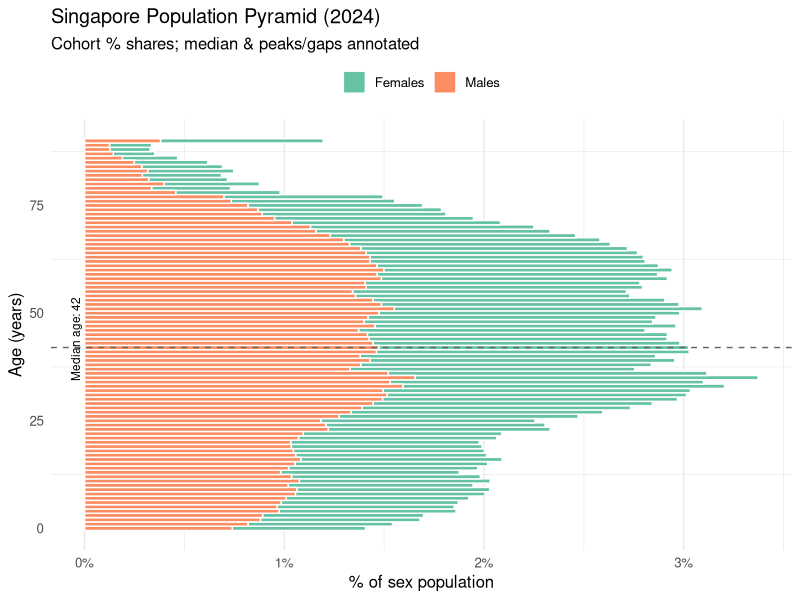
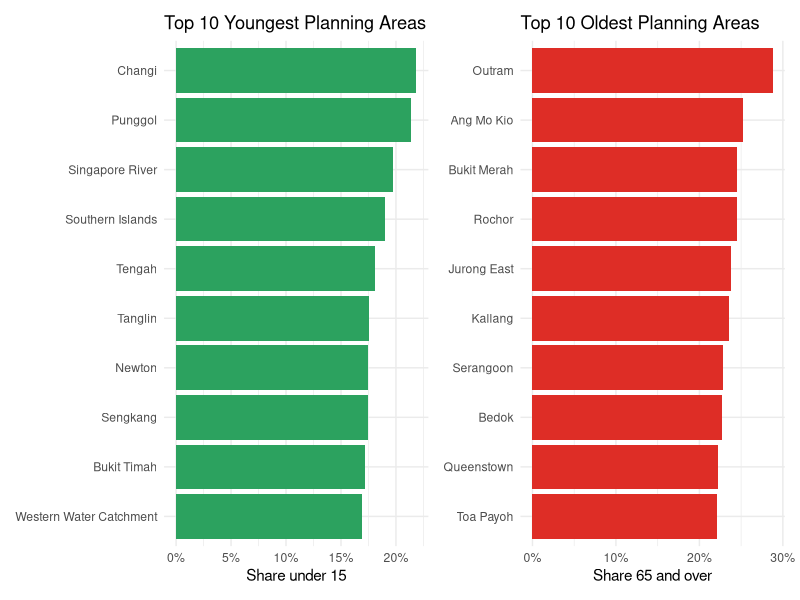
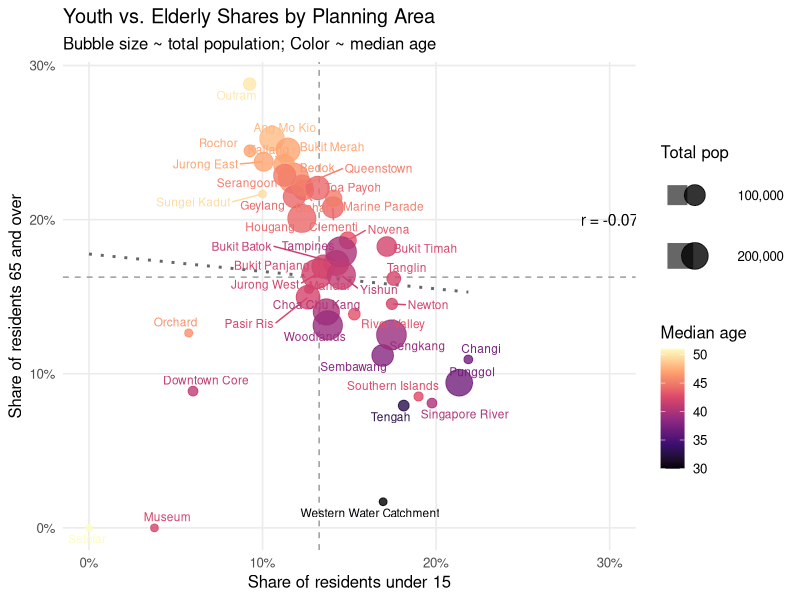

Source code (R) for these figures, in order:
## ---- chunk 1
library(matrixStats)
library(readxl)
library(dplyr)
library(stringr)
library(readr)
library(ggplot2)
library(ggrepel)
library(scales)
library(patchwork)
## ---- chunk 2

# 1. Read in data and drop all “Total” summary rows
df_clean <- read_excel("respopagesex2024e.xlsx") %>%
  filter(
    `Planning Area` != "Total",
    Subzone         != "Total",
    Sex             != "Total"
  ) %>%
  
  # 2. Convert population to numeric
  mutate(
    Population = as.numeric(`2024`),
    
    # 3. Parse Age into a single-year numeric
    Age_numeric = case_when(
      str_detect(Age, regex("under",    ignore_case = TRUE)) ~ 0,
      str_detect(Age, regex("over|and over", ignore_case = TRUE)) ~ parse_number(Age),
      TRUE ~ as.numeric(Age)
    )
  ) %>%
  
  # 4. Remove any rows that failed conversion
  filter(
    !is.na(Population),
    !is.na(Age_numeric)
  )

## ---- chunk 3
# 5. Inspect
glimpse(df_clean)
head(df_clean, 10)
## ---- chunk 4
  
# 1. Build pyramid_df with percentage shares
pyramid_df <- df_clean %>%
  group_by(Sex, Age_numeric) %>%
  summarise(Pop = sum(Population, na.rm=TRUE), .groups="drop") %>%
  group_by(Sex) %>%
  mutate(
    PopPct    = Pop / sum(Pop),
    PopSigned = if_else(Sex=="Male", -PopPct, PopPct),
    PopAbs    = abs(PopSigned)
  ) %>%
  ungroup()
## ---- chunk 5
# 2. Compute weighted median age
med_age <- weightedMedian(df_clean$Age_numeric, w=df_clean$Population)
## ---- chunk 6

# 4. Plot as percent pyramid with annotations
ggplot(pyramid_df, aes(x=Age_numeric, y=PopSigned, fill=Sex)) +
  geom_col(width=1, color="white") +
  
  # median‐age line
  geom_vline(xintercept=med_age, linetype="dashed", color="grey40") +
  annotate("text",
           x = med_age + 2, y = 0,
           label = paste0("Median age: ", med_age),
           angle=90, vjust=-0.5, size=3) +
  
  # percent scales & flip
  scale_y_continuous(labels=percent_format(accuracy=1)) +
  coord_flip() +
  scale_fill_brewer(palette="Set2") +
  
  # labels & theme
  labs(
    title    = "Singapore Population Pyramid (2024)",
    subtitle = "Cohort % shares; median & peaks/gaps annotated",
    x        = "Age (years)",
    y        = "% of sex population",
    fill     = NULL
  ) +
  theme_minimal(base_size=12) +
  theme(
    legend.position    = "top",
    panel.grid.major.y = element_blank()
  )
## ---- chunk 7


# 1. Compute shares by Planning Area
dep_pa <- df_clean %>%
  group_by(`Planning Area`) %>%
  summarise(
    youth_share   = sum(Population[Age_numeric < 15], na.rm=TRUE) / sum(Population),
    elderly_share = sum(Population[Age_numeric >= 65], na.rm=TRUE) / sum(Population),
    .groups = "drop"
  )

## ---- chunk 8

# 2a. Top 10 youngest areas (highest youth_share)
p_young_pa <- dep_pa %>%
  slice_max(youth_share, n = 10) %>%
  mutate(`Planning Area` = reorder(`Planning Area`, youth_share)) %>%
  ggplot(aes(y = `Planning Area`, x = youth_share)) +
    geom_col(fill = "#2ca25f") +
    scale_x_continuous(labels = percent_format(1)) +
    labs(
      title = "Top 10 Youngest Planning Areas",
      x     = "Share under 15",
      y     = NULL
    ) +
    theme_minimal(base_size = 11)

# 2b. Top 10 oldest areas (highest elderly_share)
p_old_pa <- dep_pa %>%
  slice_max(elderly_share, n = 10) %>%
  mutate(`Planning Area` = reorder(`Planning Area`, elderly_share)) %>%
  ggplot(aes(y = `Planning Area`, x = elderly_share)) +
    geom_col(fill = "#de2d26") +
    scale_x_continuous(labels = percent_format(1)) +
    labs(
      title = "Top 10 Oldest Planning Areas",
      x     = "Share 65 and over",
      y     = NULL
    ) +
    theme_minimal(base_size = 11)

# 3. Display side by side
p_young_pa + p_old_pa
## ---- chunk 9

# 1. Compute metrics
dep_shares <- df_clean %>%
  group_by(`Planning Area`) %>%
  summarise(
    youth_share   = sum(Population[Age_numeric < 15], na.rm=TRUE) / sum(Population),
    elderly_share = sum(Population[Age_numeric >= 65], na.rm=TRUE) / sum(Population),
    total_pop     = sum(Population),
    median_age    = matrixStats::weightedMedian(Age_numeric, w = Population),
    .groups       = "drop"
  )
## ---- chunk 10

# 2. National means & correlation
mean_youth   <- mean(dep_shares$youth_share)
mean_elderly <- mean(dep_shares$elderly_share)
corr_val     <- cor(dep_shares$youth_share, dep_shares$elderly_share)
## ---- chunk 11

# 2. National means & correlation
mean_youth   <- mean(dep_shares$youth_share)
mean_elderly <- mean(dep_shares$elderly_share)
corr_val     <- cor(dep_shares$youth_share, dep_shares$elderly_share)

# 3. Plot
ggplot(dep_shares, aes(
    x = youth_share,
    y = elderly_share,
    size  = total_pop,
    color = median_age
  )) +
  geom_smooth(method = "lm", se = FALSE, color = "grey40", linetype = "dotted") +
  geom_vline(xintercept = mean_youth,   linetype = "dashed", color = "grey60") +
  geom_hline(yintercept = mean_elderly, linetype = "dashed", color = "grey60") +
  geom_point(alpha = 0.8) +
  geom_text_repel(
    aes(label = `Planning Area`),
    size       = 3,
    max.overlaps = 20
  ) +
  scale_x_continuous(labels = percent_format(1)) +
  scale_y_continuous(labels = percent_format(1)) +
  scale_size(range = c(2, 10), labels = comma_format(accuracy = 1), name = "Total pop") +
  scale_color_viridis_c(option = "magma", name = "Median age") +
  annotate(
    "text", 
    x    = 0.30, 
    y    = 0.20, 
    label= paste0("r = ", round(corr_val, 2)),
    size = 4, 
    color= "black"
  ) +
  labs(
    title    = "Youth vs. Elderly Shares by Planning Area",
    subtitle = "Bubble size ~ total population; Color ~ median age",
    x        = "Share of residents under 15",
    y        = "Share of residents 65 and over"
  ) +
  theme_minimal(base_size = 12) +
  theme(
    legend.position = "right",
    panel.grid.minor = element_blank()
  )

